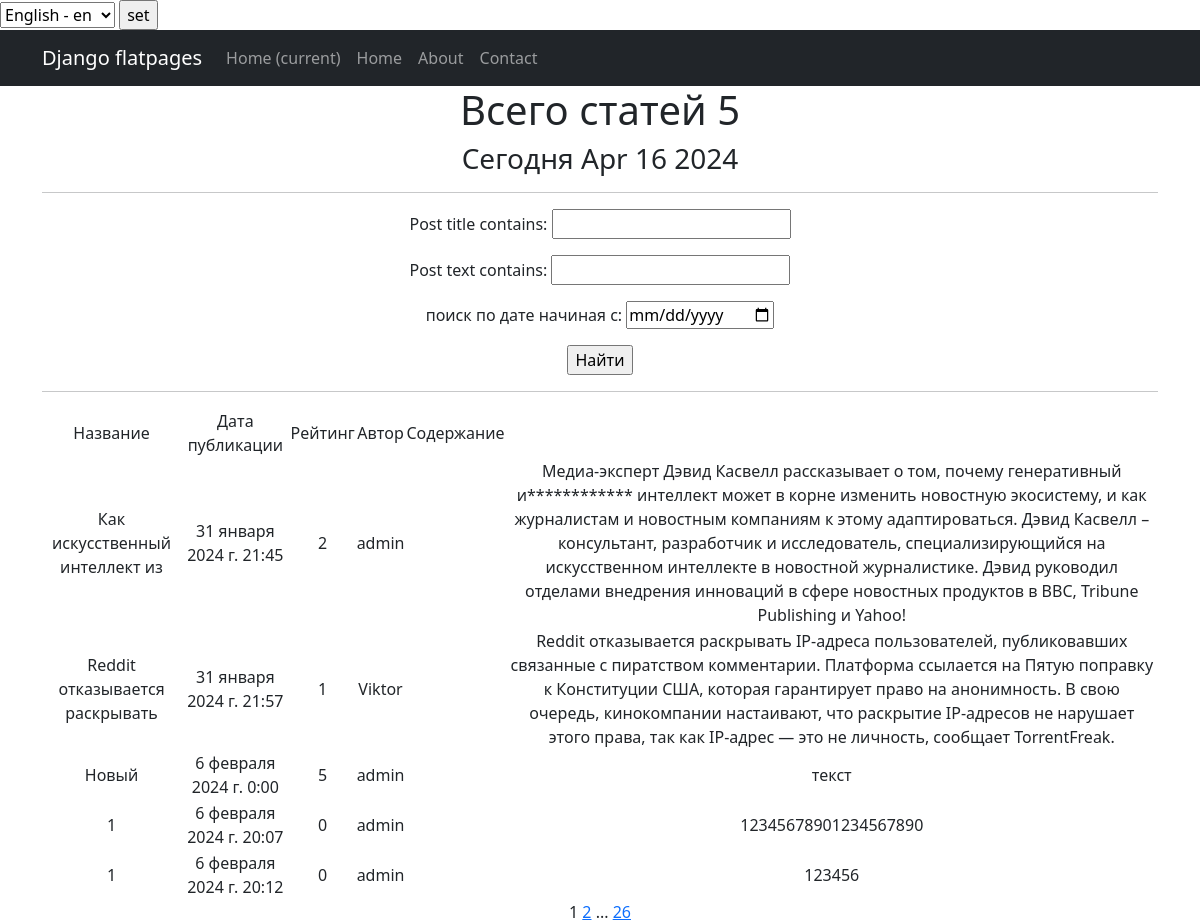
Page /news/search/ on the earlier database version.
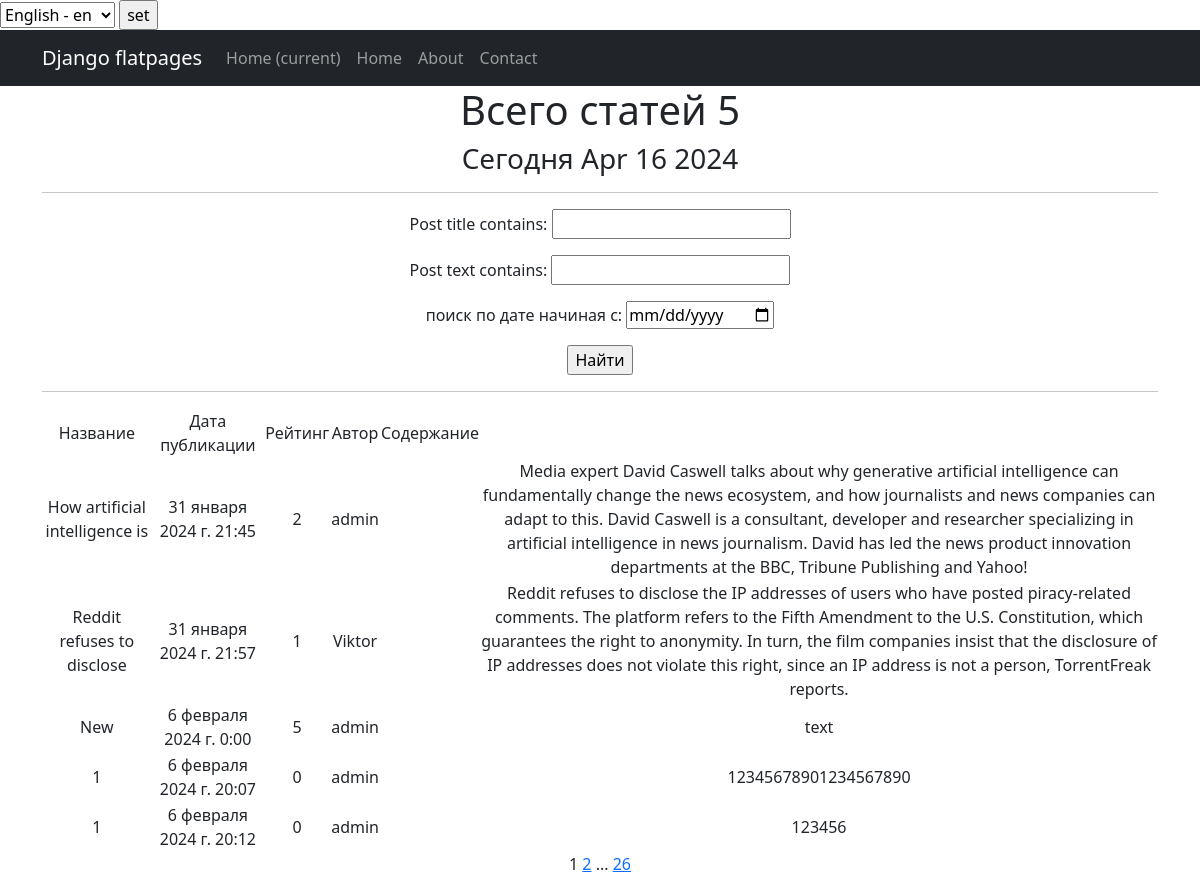
Same page on the later database version.
### news/models.py (models this page shows, shortened)
class Post(models.Model):
    post_author = models.ForeignKey('Author', on_delete=models.CASCADE,)
    post_choice = models.CharField(max_length=2,
                                   choices=TYPE,
                                   default=news)
    post_date = models.DateTimeField(auto_now_add=True)
    post_category = models.ManyToManyField('Category', through='PostCategory')
    post_title = models.CharField(max_length=30)
    post_text = models.TextField()
    post_rating = models.IntegerField(default=0)

class Author(models.Model):
    user = models.OneToOneField(User, on_delete=models.CASCADE)
    author_rating = models.IntegerField(default=0)
    def __str__(self):
        return self.user.username

### news/views.py (the view)
# urls.py: path('search/', PostSearch.as_view(), name='post_search'),
class PostSearch(ListView):  # поиск поста
    model = Post
    template_name = 'article_search.html'
    context_object_name = 'post_news'
    paginate_by = 5
    def get_queryset(self):  # получаем обычный запрос
        queryset = super().get_queryset()  # используем наш класс фильтрации
        self.filterset = PostFilter(self.request.GET, queryset)
        return self.filterset.qs
    def get_context_data(self, **kwargs):
        context = super().get_context_data(**kwargs)
        context['filterset'] = self.filterset
        return context

### news/templatetags/custom_filters.py (called while the page is built)
@register.filter()
def cenzor(value):
    badwords = ["искусственный"]
    splitwords = value.split()
    for i in range(len(splitwords)):
        if splitwords[i] in badwords:
            firstletter = splitwords[i][0]
            newvalue=firstletter +"*"*(len(splitwords[i])-1)
            splitwords[i] = newvalue
    result = " ".join(splitwords)
    return f'{result}'

### news/templatetags/custom_tags.py (called while the page is built)
@register.simple_tag()
def current_time(format_string='%b %d %Y'):
   return datetime.utcnow().strftime(format_string)

@register.simple_tag(takes_context=True)
def url_replace(context, **kwargs):
   d = context['request'].GET.copy()
   for k, v in kwargs.items():
       d[k] = v
   return d.urlencode()

### templates/article_search.html (shortened to what this page needs)
{% extends 'flatpages/default.html' %}
{% load custom_filters %}
{% load custom_tags %}
{% block content %}
   <h1>Всего статей {{ post_news.count }} </h1>
   <h3>Сегодня {% current_time '%b %d %Y' %}</h3>
   <hr>
   <form action="" method="get">
       {{ filterset.form.as_p }}
       <input type="submit" value="Найти" />
   </form>
   <hr>
   {% if post_news %}
       <table>
           <tr>
               <td>Название</td>
               <td>Дата публикации</td>
               <td>Рейтинг</td>
               <td>Автор</td>
               <td>Содержание</td>
           </tr>
           {% for product in post_news %}
           <tr>
               <td>{{ product.post_title }}</td>
               <td>{{ product.post_date }}</td>
               <td>{{ product.post_rating }}</td>
               <td>{{ product.post_author}}</td>
               <td>{{ post_detail.post_category }}</td>
               <td>{{ product.post_text|cenzor }}</td>
           </tr>
           {% endfor %}
       </table>
   {% else %}
       <h2>Статей нет!</h2>
   {% endif %}
   {{ page_obj.number }}
   {% if page_obj.has_next %}
       <a href="?{% url_replace page=page_obj.next_page_number %}">{{ page_obj.next_page_number }}</a>
       {% if paginator.num_pages != page_obj.next_page_number %}
           ...
           <a href="?{% url_replace page=page_obj.paginator.num_pages %}">{{ page_obj.paginator.num_pages }}</a>
       {% endif %}
   {% endif %}
{% endblock content %}

### templates/flatpages/default.html (shortened to what this page needs)
<!DOCTYPE html>
{% load i18n %}
<html lang="en">
<head>
    {% load static %}
    <link href="{% static 'css/styles.css' %}" rel="stylesheet" />
</head>
<body>
    <form action="{% url 'set_language' %}" method="POST"> {% csrf_token %}
        <select name="language" id="">
            {% get_available_languages as LANGUAGES %}
            {% get_language_info_list for LANGUAGES as languages %}
            {% for language in languages %}
            <option value="{{ language.code }}" {% if language.code == LANGUAGE_CODE %} selected {% endif %} >
                {{ language.name_local }} - {{ language.code }}
            </option>
            {% endfor %}
        </select>
        <input type="submit" value="set">
    </form>
<body>
<nav class="navbar navbar-expand-lg navbar-dark bg-dark static-top">
   <div class="container">
       <a class="navbar-brand" href="#">Django flatpages</a>
       <div class="collapse navbar-collapse" id="navbarResponsive">
           <ul class="navbar-nav ml-auto">
               <li class="nav-item active">
                   <a class="nav-link" href="#">Home
                       <span class="sr-only">(current)</span>
                   </a>
               </li>
               <li class="nav-item">
                   <a class="nav-link" href="/home/">Home</a>
               <li class="nav-item">
                   <a class="nav-link" href="/about/">About</a>
               </li>
               <li class="nav-item">
                   <a class="nav-link" href="/contacts/">Contact</a>
               </li>
           </ul>
       </div>
   </div>
</nav>
<div class="container">
   <div class="row">
       <div class="col-lg-12 text-center">
           {% block content %}{% endblock content %}
       </div>
   </div>
</div>
</body>
</html>

Differences in the rows shown:
changed Post: post_title "Как искусственный интеллект из" → "How artificial intelligence is"; post_text|cenzor "Медиа-эксперт Дэвид Касвелл рассказывает о том, почему генеративный и************ интеллект может в корне изменить новостную экосистему, и как журналистам и новостным компаниям к этому адаптироваться. Дэвид Касвелл – консультант, разработчик и исследователь, специализирующийся на искусственном интеллекте в новостной журналистике. Дэвид руководил отделами внедрения инноваций в сфере новостных продуктов в BBC, Tribune Publishing и Yahoo!" → "Media expert David Caswell talks about why generative artificial intelligence can fundamentally change the news ecosystem, and how journalists and news companies can adapt to this. David Caswell is a consultant, developer and researcher specializing in artificial intelligence in news journalism. David has led the news product innovation departments at the BBC, Tribune Publishing and Yahoo!"
changed Post "Viktor": post_title "Reddit отказывается раскрывать" → "Reddit refuses to disclose"; post_text|cenzor "Reddit отказывается раскрывать IP-адреса пользователей, публиковавших связанные с пиратством комментарии. Платформа ссылается на Пятую поправку к Конституции США, которая гарантирует право на анонимность. В свою очередь, кинокомпании настаивают, что раскрытие IP-адресов не нарушает этого права, так как IP-адрес — это не личность, сообщает TorrentFreak." → "Reddit refuses to disclose the IP addresses of users who have posted piracy-related comments. The platform refers to the Fifth Amendment to the U.S. Constitution, which guarantees the right to anonymity. In turn, the film companies insist that the disclosure of IP addresses does not violate this right, since an IP address is not a person, TorrentFreak reports."
changed Post: post_title "Новый" → "New"; post_text|cenzor "текст" → "text"
